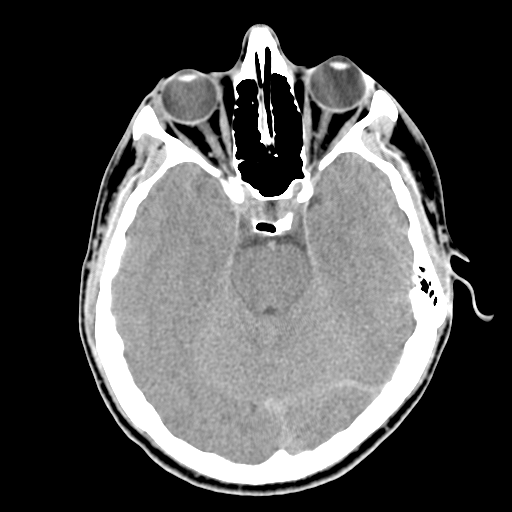
%> input picture 11  - Processamento morfológico - níveis de cinza/headCT-Vandy.png, 512 x 512 px
$ octave atividade15.m   (GNU Octave 9; MATLAB toolbox functions it lacks are replaced by stand-ins)
%> lines starting %> are read from the running program, lines starting %| are printed output that depends on the picture; in (x1, y1, x2, y2) boxes, pixels count from 0 and x2, y2 are one past the last pixel; in counts of white or black regions, pixels touching at a corner belong together; the program's own positions count from 1
I = imread('headCT-Vandy.png');
%> I is the input picture: size 512x512x3 uint8; min 0, max 255, mean 80.4
imshow(I);
se = strel("square", 3);
I2 = imdilate(I, se);
imshow(I2);
I3 = imerode(I, se);
imshow(I3);
I4 = I2 - I3;
imshow(I4);

Z = imread('rice.png');
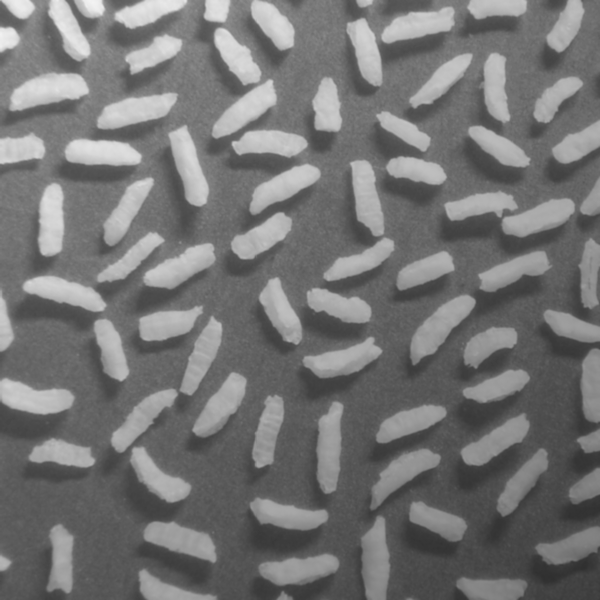
%> input picture 11  - Processamento morfológico - níveis de cinza/rice.png, 600 x 600 px
%> Z is the input picture: size 600x600 uint8; min 47, max 243, mean 116.4
imshow(Z);
T1 = graythresh(Z)
%> T1 = 0.525
BW1 = im2bw(Z, T1);
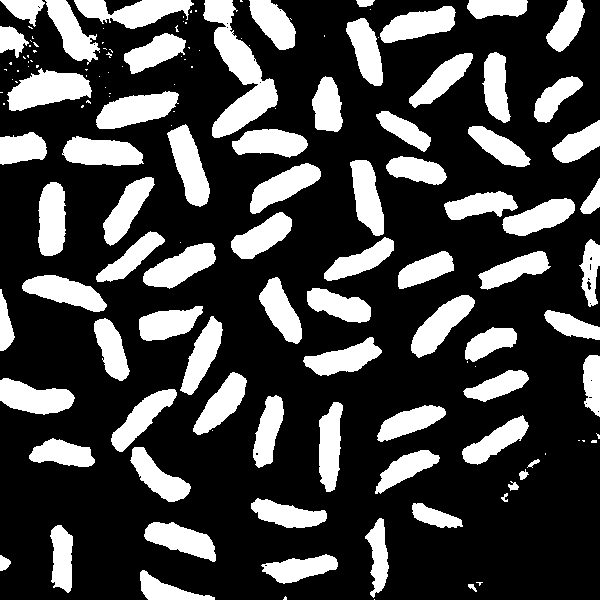
%> BW1: size 600x600 logical; 26.9% white; 144 white regions (68 under 20 px), largest, box (x1, y1, x2, y2) and area: (203, 0, 278, 138) 4021, (7, 68, 92, 111) 2248, (96, 91, 179, 129) 1981
imshow(BW1);
se = strel('disk',40,0);
Z2 = imopen(Z,se);
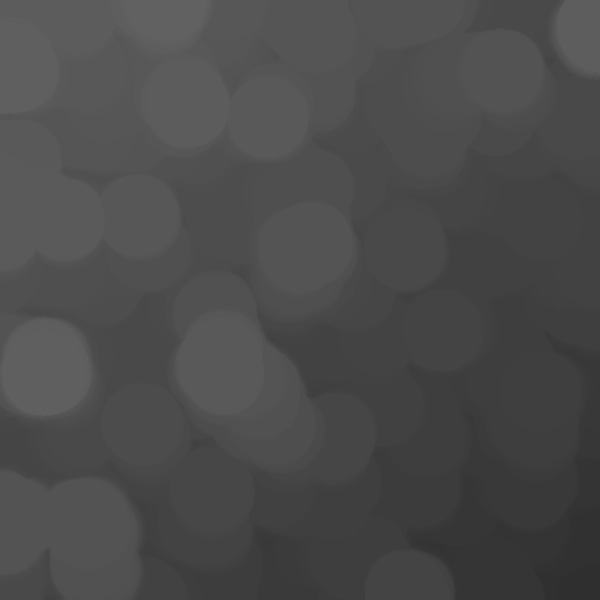
%> Z2: size 600x600 uint8; min 47, max 97, mean 75.2
imshow(Z2);
Z3 = Z - Z2;
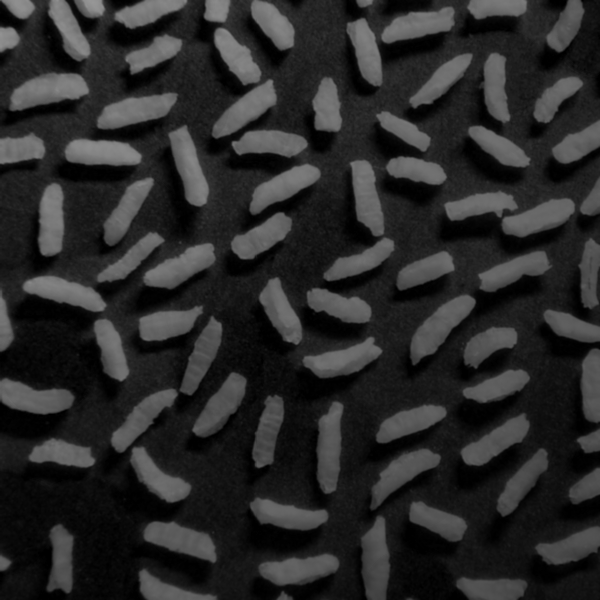
%> Z3: size 600x600 uint8; min 0, max 151, mean 41.2
imshow(Z3);
T2 = graythresh(Z3)
%> T2 = 0.224
BW2 = im2bw(Z3, T2);
%> BW2: size 600x600 logical; 28.4% white; 83 white regions (3 under 20 px), largest, box (x1, y1, x2, y2) and area: (10, 72, 90, 111) 2018, (411, 294, 475, 362) 1883, (97, 92, 178, 129) 1855
imshow(BW2);

clear; clc; clear all;
H = imread('dark_blobs.png');
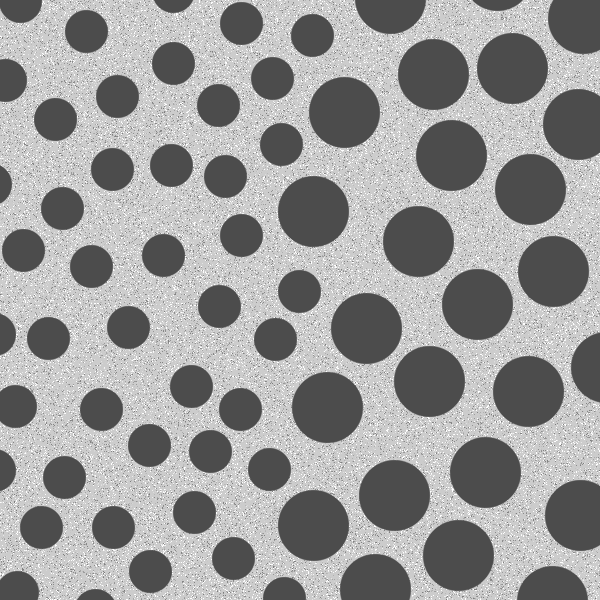
%> input picture 11  - Processamento morfológico - níveis de cinza/dark_blobs.png, 600 x 600 px
%> H is the input picture: size 600x600 uint8; min 76, max 255, mean 153.6
imshow(H);
%Fechamento
se1 = strel("octagon", 30);
H2 = imdilate(H, se1);
imshow(H2);
H3 = imerode(H2, se1);
imshow(H3);
%Abertura
se2 = strel("octagon", 60);
H4 = imerode(H3, se2);
imshow(H4);
H5 = imdilate(H4, se2);
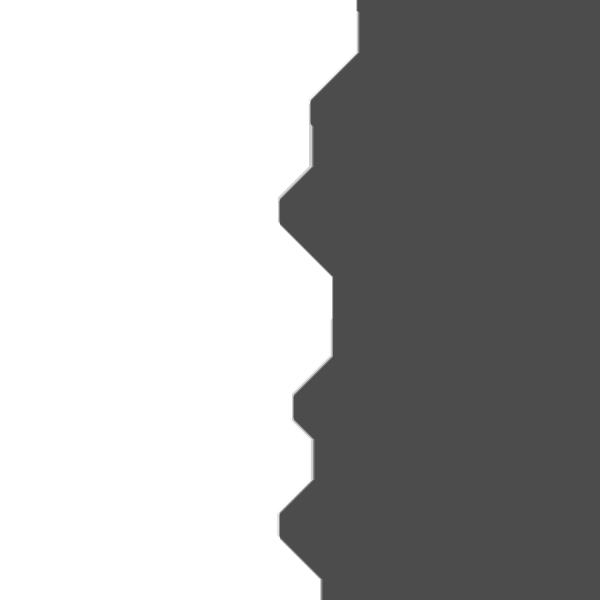
%> H5: size 600x600 uint8; min 76, max 255, mean 169.6
imshow(H5);
se3 = strel("octagon", 3);
H6 = imerode(H5, se3);
H7 = H5 - H6;
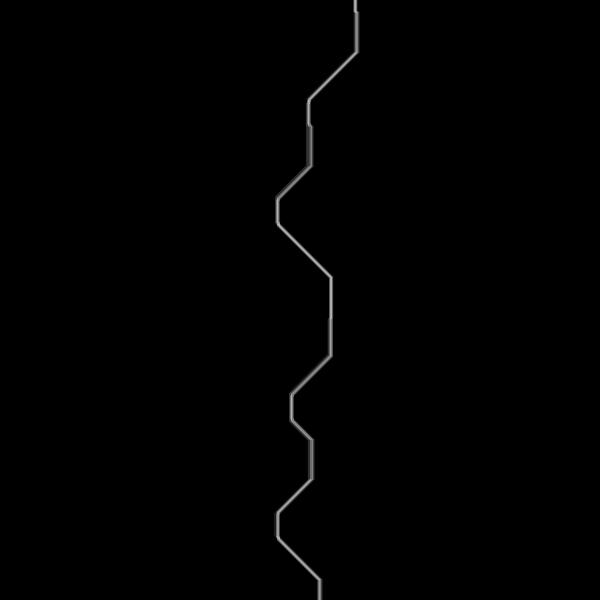
%> H7: size 600x600 uint8; min 0, max 179, mean 1
imshow(H7);
H8 = H + H7;
imshow(H8);
